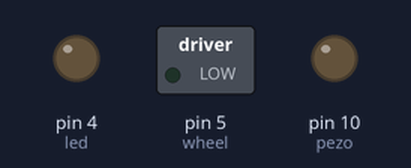
The sketch below on a simulated Arduino Uno, built with avr-gcc and run on an emulated ATmega328P. Parts: switched loads named in the sketch (green lamp = pin HIGH), output pins drawn as LEDs (lit = HIGH). What the sketch prints to the serial monitor is not drawn.

Above: at 0.1 s.
At 1.1 s:
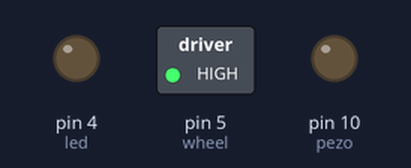
Timing chart, 0 to 2.6 s (numbered marks = the images above):
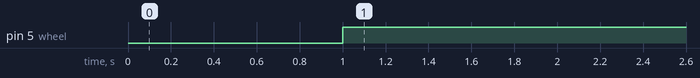

Measured:
- by itself, pin 5 (wheel): LOW → HIGH at 1.0 s

The sketch:

Embedded.ino
```cpp
#include <LiquidCrystal.h>

int alc=A0;

int led=4;

//int led2=2;

int pezo=10;

int val;

int wheel=5;

//LiquidCrystal lcd(12,11,5,4,3,2);

void setup()

{

  Serial.begin(9600);

//  lcd.begin(16,2);

  pinMode(alc,INPUT);

  pinMode(led,OUTPUT);

  pinMode(pezo,OUTPUT);

  pinMode(wheel,OUTPUT);

//pinMode(led2,OUTPUT);

// lcd.print("Time to Start");

  delay(1000);

}

void loop()

{

  //val=analogRead(alc);

  val=100;

  Serial.println(val);

  //lcd.clear();

  if(val<200){

    //lcd.setCursor(0,0);

    //lcd.print("safe driver");

    Serial.println("safe driver");

    digitalWrite(led,LOW);

    digitalWrite(wheel,HIGH);

    noTone(pezo);

    //lcd.clear();

    //tone(pezo,1000,200);

  }

  else if(val < 300){

  //  lcd.print("Warning");

//digitalWrite(led2,HIGH);

    digitalWrite(led,LOW);

    digitalWrite(wheel,LOW);

    delay(1000);

  }

  else{

  tone(pezo,1000,200);

// lcd.print("Drunk Driving");

  digitalWrite(led,HIGH);

  //digitalWrite(led2,LOW);

  digitalWrite(wheel,LOW);

    delay(200);

    tone(pezo,1000,200);

    //delay(1500);


  }

}
```
